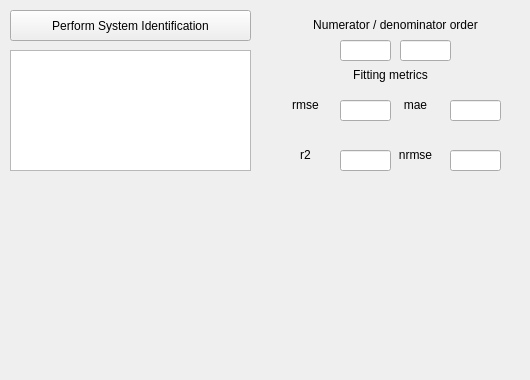
   <widget class="QWidget" name="tab">
    <attribute name="title">
     <string>Sys Ident</string>
    </attribute>
    <widget class="QPushButton" name="identify">
     <property name="geometry">
      <rect>
       <x>10</x>
       <y>10</y>
       <width>241</width>
       <height>31</height>
      </rect>
     </property>
     <property name="text">
      <string>Perform System Identification</string>
     </property>
    </widget>
    <widget class="QTextBrowser" name="identificationresult">
     <property name="geometry">
      <rect>
       <x>10</x>
       <y>50</y>
       <width>241</width>
       <height>121</height>
      </rect>
     </property>
    </widget>
    <widget class="QLabel" name="modooperacion_label_3">
     <property name="geometry">
      <rect>
       <x>300</x>
       <y>10</y>
       <width>191</width>
       <height>31</height>
      </rect>
     </property>
     <property name="text">
      <string>&lt;html&gt;&lt;head/&gt;&lt;body&gt;&lt;p align=&quot;center&quot;&gt;Numerator / denominator order&lt;/p&gt;&lt;/body&gt;&lt;/html&gt;</string>
     </property>
    </widget>
    <widget class="QWidget" name="verticalLayoutWidget_3">
     <property name="geometry">
      <rect>
       <x>10</x>
       <y>180</y>
       <width>511</width>
       <height>191</height>
      </rect>
     </property>
     <layout class="QVBoxLayout" name="Layoutforced_response">
      <item>
       <widget class="QWidget" name="forced_response" native="true"/>
      </item>
     </layout>
    </widget>
    <widget class="QLineEdit" name="numorder">
     <property name="geometry">
      <rect>
       <x>340</x>
       <y>40</y>
       <width>51</width>
       <height>21</height>
      </rect>
     </property>
    </widget>
    <widget class="QLineEdit" name="denorder">
     <property name="geometry">
      <rect>
       <x>400</x>
       <y>40</y>
       <width>51</width>
       <height>21</height>
      </rect>
     </property>
    </widget>
    <widget class="QLineEdit" name="rmse">
     <property name="geometry">
      <rect>
       <x>340</x>
       <y>100</y>
       <width>51</width>
       <height>21</height>
      </rect>
     </property>
    </widget>
    <widget class="QLineEdit" name="mae">
     <property name="geometry">
      <rect>
       <x>450</x>
       <y>100</y>
       <width>51</width>
       <height>21</height>
      </rect>
     </property>
    </widget>
    <widget class="QLineEdit" name="r2">
     <property name="geometry">
      <rect>
       <x>340</x>
       <y>150</y>
       <width>51</width>
       <height>21</height>
      </rect>
     </property>
    </widget>
    <widget class="QLineEdit" name="nrmse">
     <property name="geometry">
      <rect>
       <x>450</x>
       <y>150</y>
       <width>51</width>
       <height>21</height>
      </rect>
     </property>
    </widget>
    <widget class="QLabel" name="fitting_metrics_label">
     <property name="geometry">
      <rect>
       <x>295</x>
       <y>60</y>
       <width>191</width>
       <height>31</height>
      </rect>
     </property>
     <property name="text">
      <string>&lt;html&gt;&lt;head/&gt;&lt;body&gt;&lt;p align=&quot;center&quot;&gt;Fitting metrics&lt;/p&gt;&lt;/body&gt;&lt;/html&gt;</string>
     </property>
    </widget>
    <widget class="QLabel" name="rmse_label">
     <property name="geometry">
      <rect>
       <x>280</x>
       <y>90</y>
       <width>51</width>
       <height>31</height>
      </rect>
     </property>
     <property name="toolTip">
      <string>Root-mean-square of the residuals. Like the “typical error size,” but it penalizes big errors more than MAE. Lower is better.</string>
     </property>
     <property name="text">
      <string>&lt;html&gt;&lt;head/&gt;&lt;body&gt;&lt;p align=&quot;center&quot;&gt;rmse&lt;/p&gt;&lt;/body&gt;&lt;/html&gt;</string>
     </property>
    </widget>
    <widget class="QLabel" name="mae_label">
     <property name="geometry">
      <rect>
       <x>390</x>
       <y>90</y>
       <width>51</width>
       <height>31</height>
      </rect>
     </property>
     <property name="toolTip">
      <string>Mean absolute error. Average magnitude of the error. More “linear” and less sensitive to spikes than RMSE. Lower is better.</string>
     </property>
     <property name="text">
      <string>&lt;html&gt;&lt;head/&gt;&lt;body&gt;&lt;p align=&quot;center&quot;&gt;mae&lt;/p&gt;&lt;/body&gt;&lt;/html&gt;</string>
     </property>
    </widget>
    <widget class="QLabel" name="r2_label">
     <property name="geometry">
      <rect>
       <x>280</x>
       <y>140</y>
       <width>51</width>
       <height>31</height>
      </rect>
     </property>
     <property name="toolTip">
      <string>Fraction of the output variance explained by the model (1 = perfect fit, 0 = no better than using the mean, can be negative if the model is bad). Higher is better.</string>
     </property>
     <property name="text">
      <string>&lt;html&gt;&lt;head/&gt;&lt;body&gt;&lt;p align=&quot;center&quot;&gt;r2&lt;/p&gt;&lt;/body&gt;&lt;/html&gt;</string>
     </property>
    </widget>
    <widget class="QLabel" name="nrmse_label">
     <property name="geometry">
      <rect>
       <x>390</x>
       <y>140</y>
       <width>51</width>
       <height>31</height>
      </rect>
     </property>
     <property name="toolTip">
      <string>RMSE normalized by the output’s natural scale/variation. Makes error more comparable between experiments with different amplitudes. Closer to 0 is better (≈0 means very good fit; ≈1 means error similar to the signal variation).</string>
     </property>
     <property name="text">
      <string>&lt;html&gt;&lt;head/&gt;&lt;body&gt;&lt;p align=&quot;center&quot;&gt;nrmse&lt;/p&gt;&lt;/body&gt;&lt;/html&gt;</string>
     </property>
    </widget>
   </widget>
